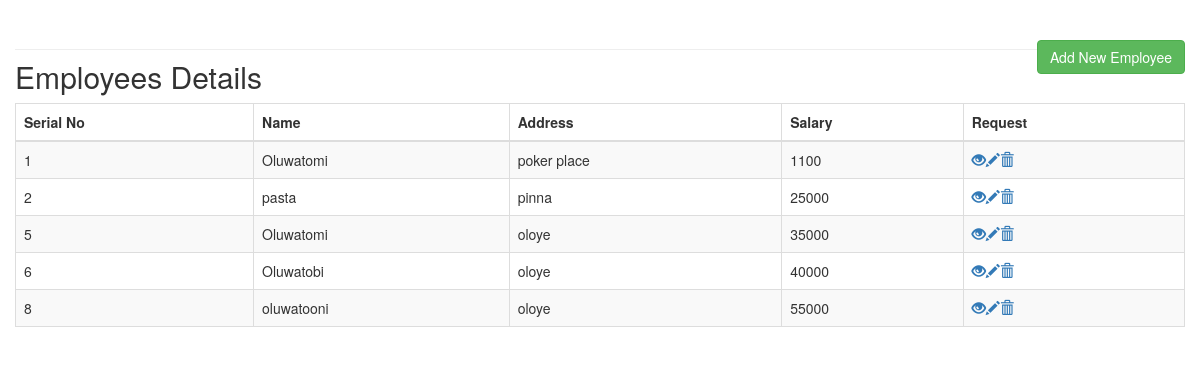
The page / on the database its author committed.
### tables this page shows
CREATE TABLE `workers` (
  `id` int(11) NOT NULL,
  `name` varchar(128) NOT NULL,
  `address` varchar(128) NOT NULL,
  `salary` varchar(128) NOT NULL
);

### index.php (the view, shortened to what this page needs)
<!DOCTYPE html>
<html lang="en">
<head>
    <link type="text/css" rel="stylesheet" href="https://maxcdn.bootstrapcdn.com/bootstrap/3.3.7/css/bootstrap.css">
</head>
<body>
        <div class="wrapper">
            <div class="container-fluid">
                <div class="row">
                    <div class="col-md-12">
                        <div class="page-header">
                            <h2 class="pull-left">Employees Details</h2>
                            <a href="create.php" class="btn btn-success pull-right">Add New Employee</a>
                        </div>
                        <?php
                            require_once "dbh.php";
                            $sql = "SELECT * FROM workers";
                            if($result = $conn->query($sql)){
                                if($result->num_rows > 0){
                                    echo "<table class='table table-bordered table-striped'>";
                                        echo "<thead>";
                                            echo "<tr>";
                                                echo "<th>Serial No</th>";
                                                echo "<th>Name</th>";
                                                echo "<th>Address</th>";
                                                echo "<th>Salary</th>";
                                                echo "<th>Request</th>";
                                            echo "</tr>";
                                        echo "</thead>";
                                        echo "<tbody>";
                                            while($row = $result->fetch_array()){
                                                echo "<tr>";
                                                    echo "<td>" . $row['id'] . "</td>";
                                                    echo "<td>" . $row['name'] . "</td>";
                                                    echo "<td>" . $row['address'] . "</td>";
                                                    echo "<td>" . $row['salary'] . "</td>";
                                                    echo "<td>";
                                                        echo "<a href='read.php?id=". $row['id'] ."' title='View Record' data-toggle='tooltip'><span class='glyphicon glyphicon-eye-open'></span></a>";
                                                        echo "<a href='update.php?id=". $row['id'] ."' title='Update Record' data-toggle='tooltip'><span class='glyphicon glyphicon-pencil'></span></a>";
                                                        echo "<a href='delete.php?id=". $row['id'] ."' title='Delete Record' data-toggle='tooltip'><span class='glyphicon glyphicon-trash'></span></a>";
                                                    echo "</td>";
                                                echo "</tr>";
                                            }
                                        echo "</tbody>";
                                    echo "</table>";
                                } else {
                                echo "<p><em>no input was recorded</em></p>";
                                        }
                                    }
                            else {
                                echo "errors were recorded".$conn->error;
                                }
                        ?>
                    </div>
                </div>
            </div>
        </div>
</body>
</html>

### rows shown on the page
workers: id "1", name "Oluwatomi", address "poker place", salary "1100"
workers: id "2", name "pasta", address "pinna", salary "25000"
workers: id "5", name "Oluwatomi", address "oloye", salary "35000"
workers: id "6", name "Oluwatobi", address "oloye", salary "40000"
workers: id "8", name "oluwatooni", address "oloye", salary "55000"
